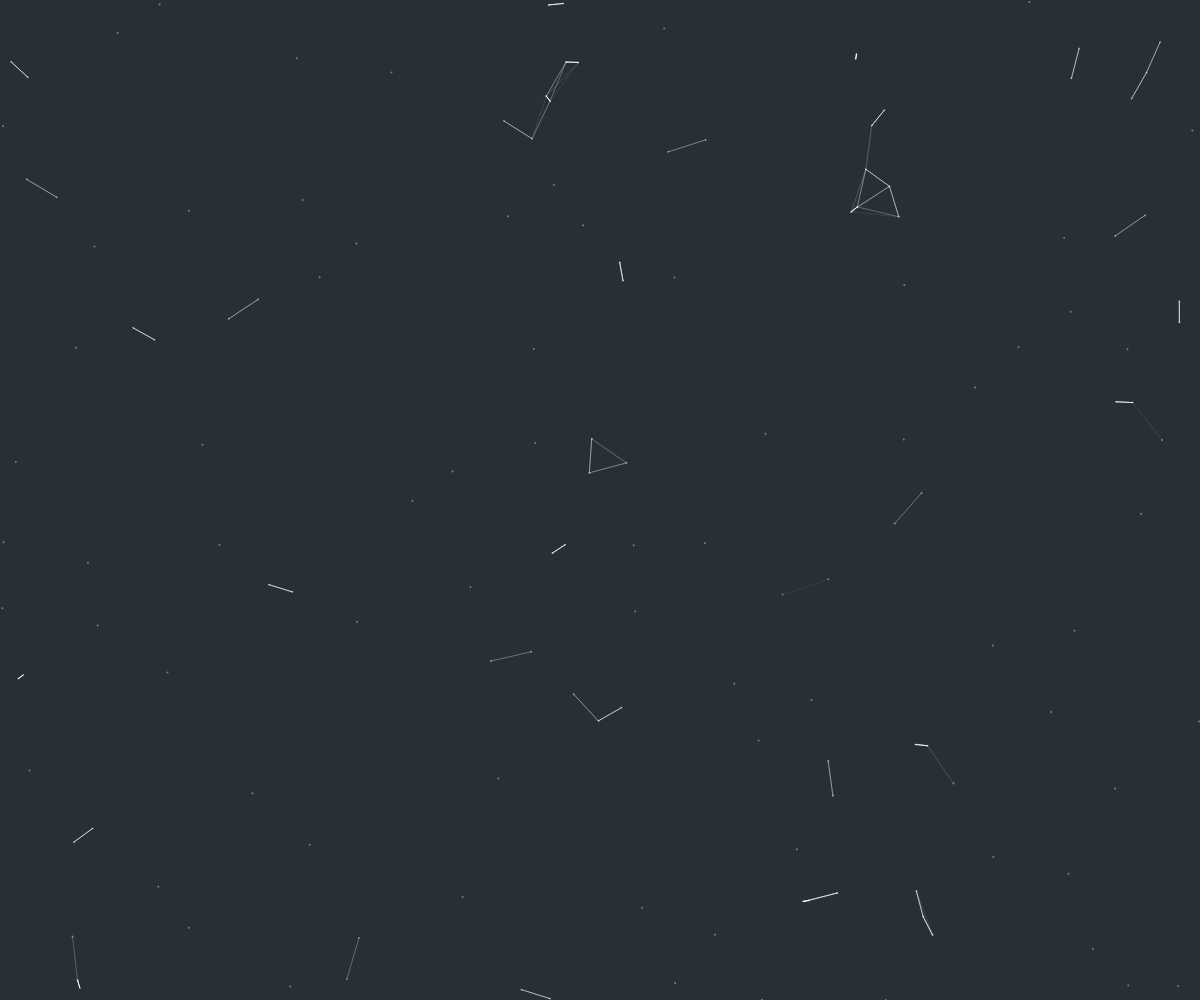
Frame 1 (no input)
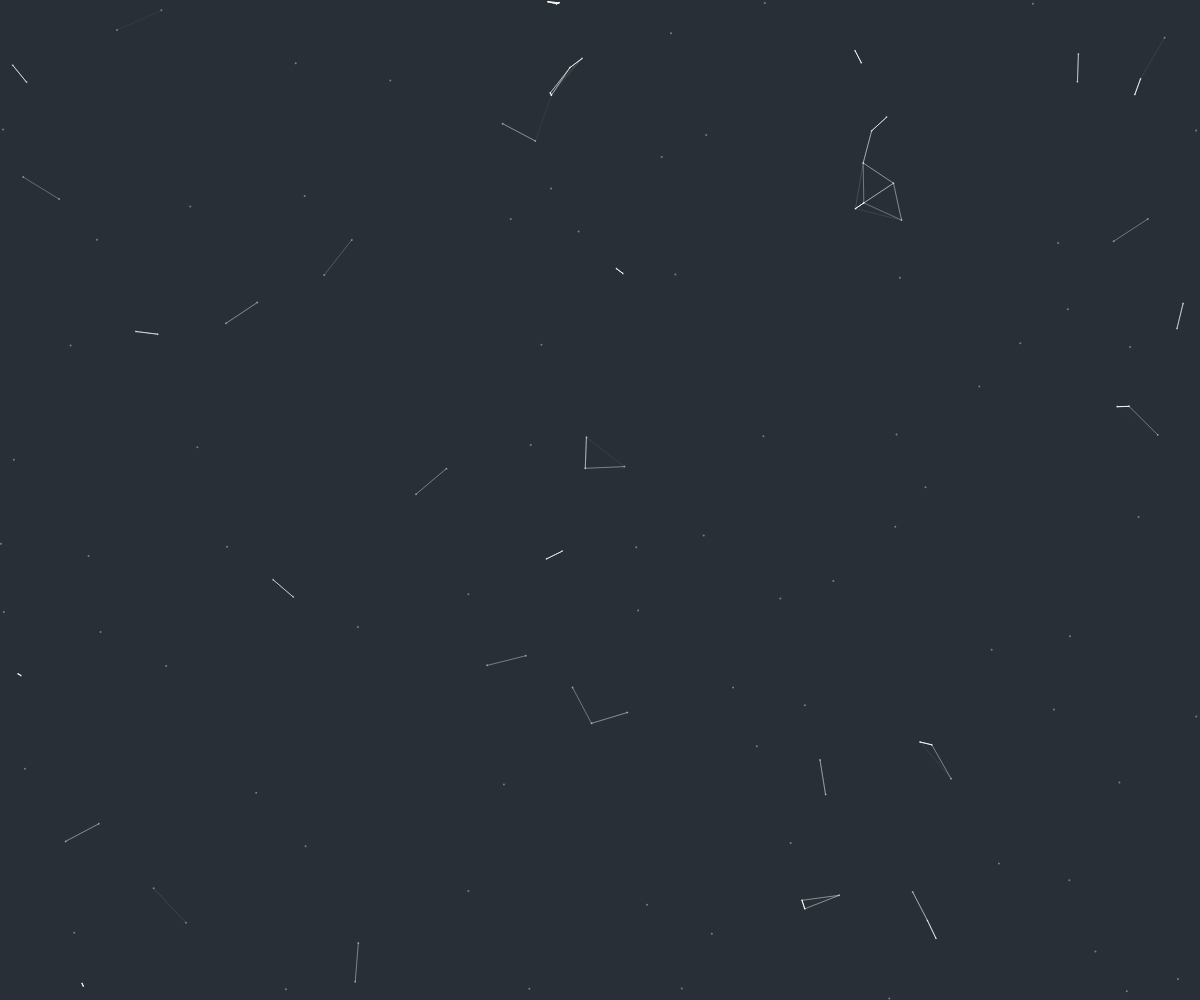
Frame 60 (no input)
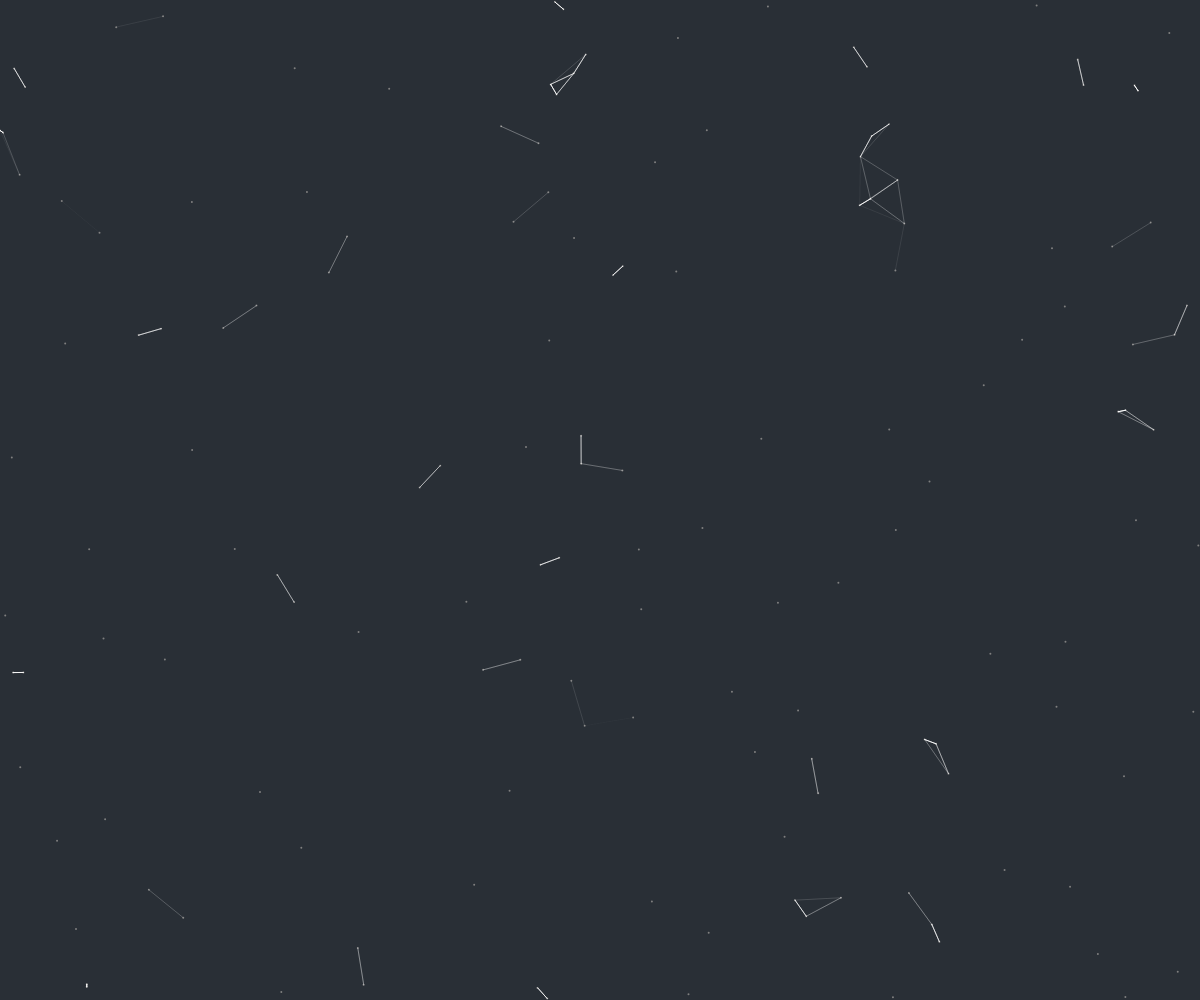
Frame 120 (the mouse pressed at the canvas centre since frame 60)

The p5.js sketch that drew these frames (run headless with seeded random() and noise() and a simulated clock; from frame 60 on, the mouse is pressed at the canvas centre):

// p5.js sketch
// ── sketch.js
let particles = [];
const particleCount = 150;
const maxDistance = 50;
const maxConnections = 3;
const minSpeed = 0.05;
const maxSpeed = 0.15;


function setup() {
    createCanvas(window.innerWidth, window.innerHeight);
    background(41, 47, 54);
    for (let i = 0; i < particleCount; i++) {
        let p = new Particle();
        particles.push(p);
    }
}



function draw() {
    background(41, 47, 54);
    //orange
    //const particleColor = color(242, 147, 24);
    const particleColor = color(127);
    const lineColor = color(255, 255, 255);
    

    for (let i = 0; i < particles.length; i++) {
        noStroke();
        fill(particleColor);
        particles[i].draw();
        particles[i].update();
    }

    for (let i = 0; i < particles.length - 1; i++) {

        let current = particles[i];
        let affected = [];

        for (let j = 0; j < particles.length; j++) {
            if (particles[j] != current) {
                let distance = current.position.dist(particles[j].position);
                if (distance <= maxDistance && affected.length <= maxConnections) {
                    affected.push({
                        'particle': particles[j],
                        'distance': distance
                    });
                }
            }
        }

        for (let a = 0; a < affected.length; a++) {
            stroke(red(lineColor), green(lineColor), blue(lineColor), map(affected[a].distance, 0, maxDistance, 255, 0));
            //smooth();
            line(current.position.x, current.position.y, affected[a].particle.position.x, affected[a].particle.position.y);
        }

        
    }
}

function Particle() {
    this.position = createVector(random(0, window.innerWidth), random(0, window.innerHeight));
    this.velocity = createVector(random(-1, 1), random(-1, 1));
    this.velocity.normalize();
    this.velocity.mult(random(minSpeed, maxSpeed));

    this.update = function () {
        this.position.add(this.velocity);
        if (this.position.x < 0) this.position.x = window.innerWidth;
        if (this.position.y < 0) this.position.y = window.innerHeight;
        if (this.position.x > window.innerWidth) this.position.x = 0;
        if (this.position.y > window.innerHeight) this.position.y = 0;
    };

    this.draw = function () {
        //point(this.position.x, this.position.y);
        
        ellipse(this.position.x, this.position.y, 2, 2);
    };
}
